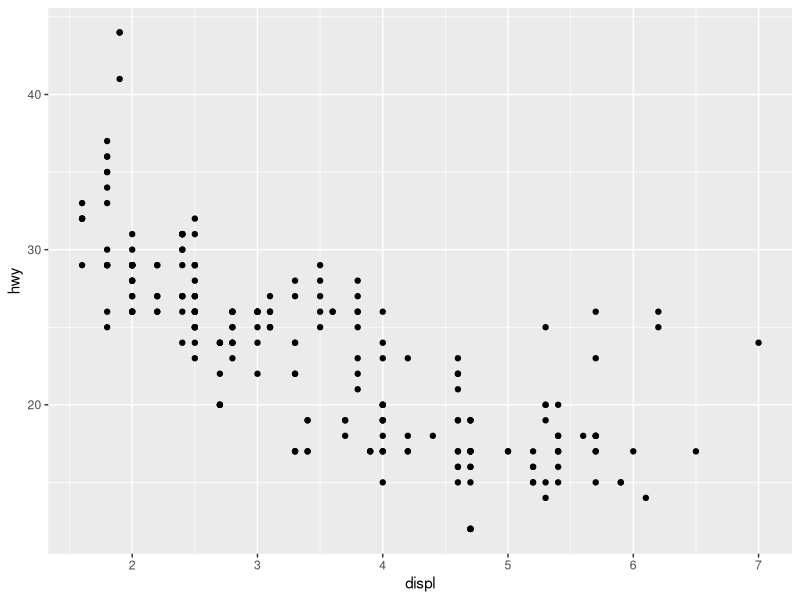
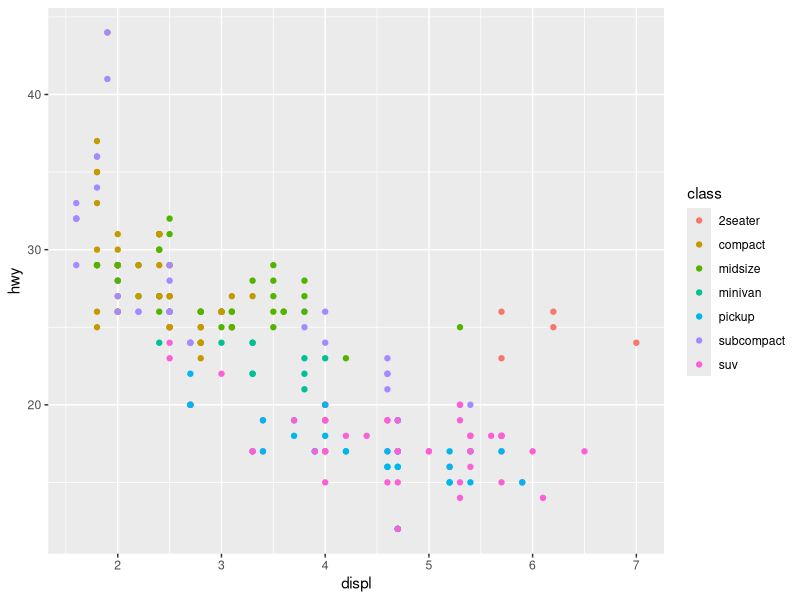
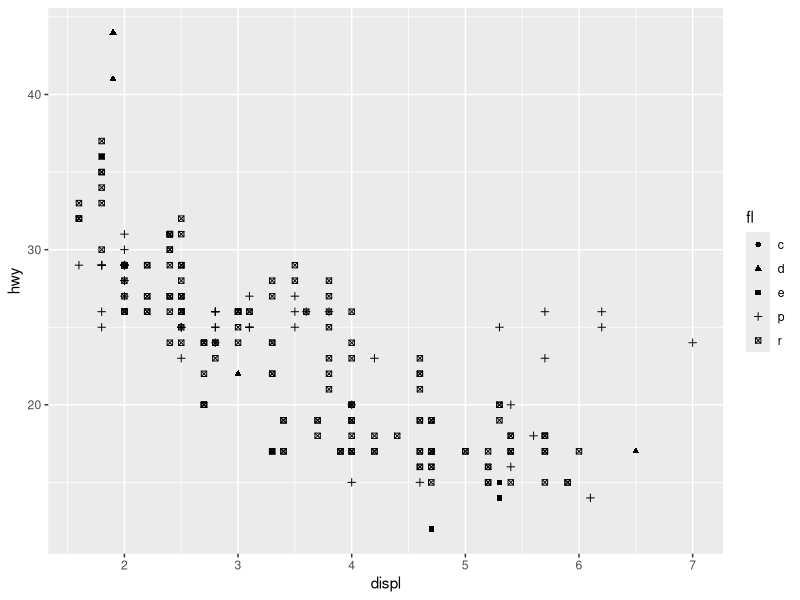
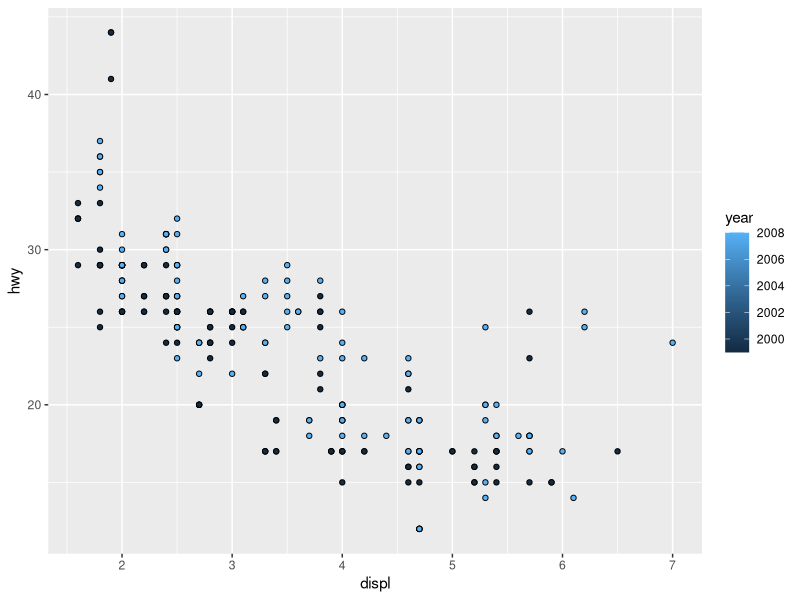
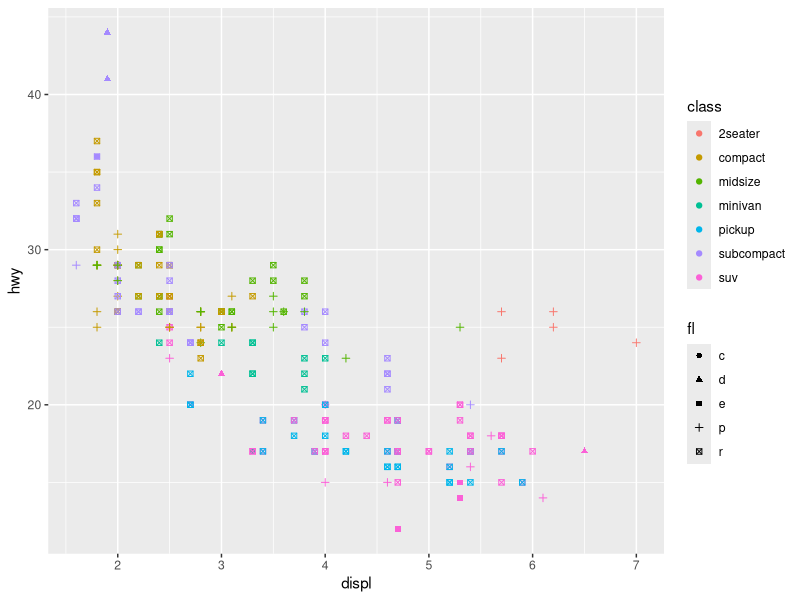
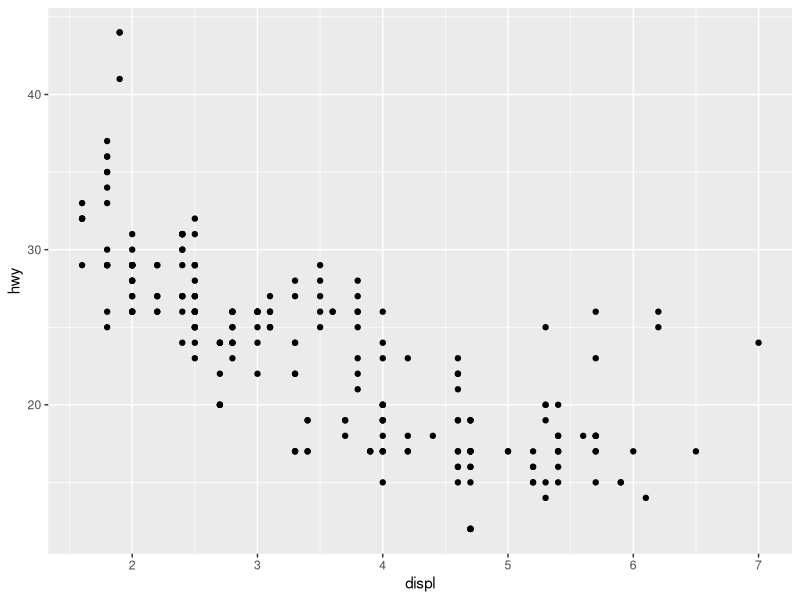
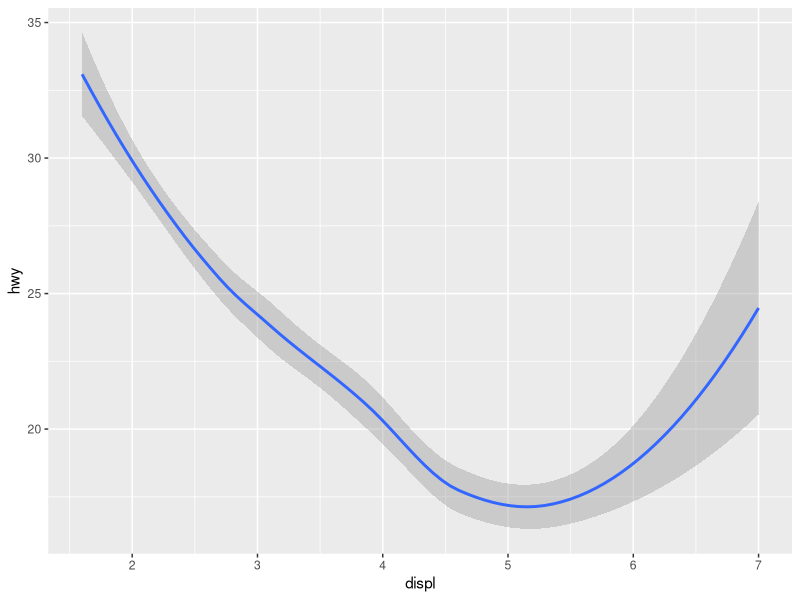
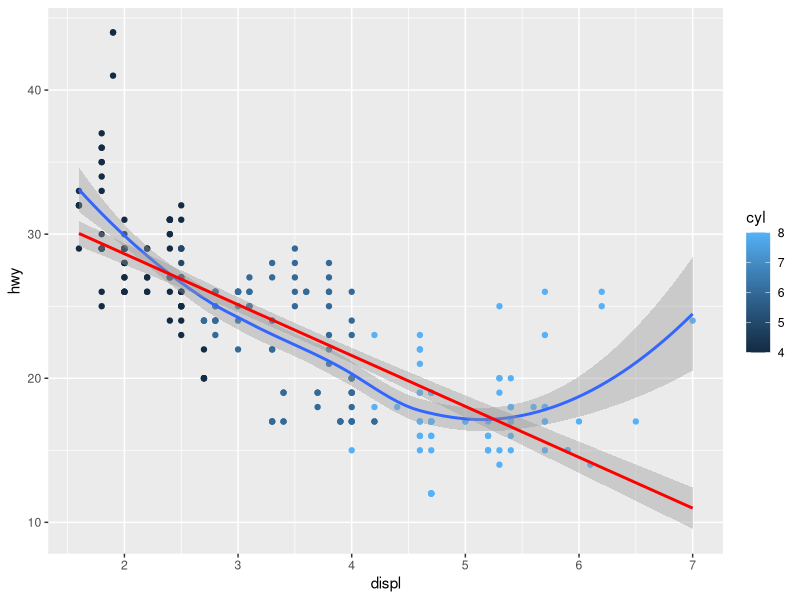

Generate these figures, in order, with R:
## ---- chunk 1
knitr::opts_chunk$set(echo = TRUE) # , eval = FALSE
## ---- chunk 2
library(tidyverse)
## ---- chunk 3
mpg
## ---- chunk 4
ggplot(data = mpg) +
  aes(x = displ, y = hwy) +
  geom_point()
## ---- chunk 5
ggplot(data = mpg) +
  aes(x = displ, y = hwy, colour = class) + 
  geom_point()
## ---- chunk 6
ggplot(data = mpg) +
  aes(x = displ, y = hwy, shape = fl) + 
  geom_point()
## ---- chunk 7
ggplot(data = mpg) +
  aes(x = displ, y = hwy, fill = year) + 
  geom_point(shape = 21)
## ---- chunk 8
ggplot(data = mpg) +
  aes(x = displ, y = hwy, colour = class, shape = fl) + 
  geom_point()
## ---- chunk 9
ggplot(data = mpg) +
  aes(x = displ, y = hwy) + 
  geom_point()

ggplot(data = mpg) +
  aes(x = displ, y = hwy) + 
  geom_smooth()
## ---- chunk 10
ggplot(data = mpg) +
  aes(x = displ, y = hwy) + 
  geom_point(aes(colour = cyl)) + 
  # Default smoother is LOESS
  geom_smooth() +
  geom_smooth(method = "lm", colour = "red")
## ---- chunk 11
ggplot(data = mpg) +
  aes(x = displ, y = hwy, colour = class) + 
  geom_point() +
  facet_wrap(~ fl, nrow = 2)
## ---- chunk 12
ggplot(data = mpg) +
  aes(x = displ, y = cty, colour = class) + 
  geom_point() +
  facet_grid(drv ~ cyl)
